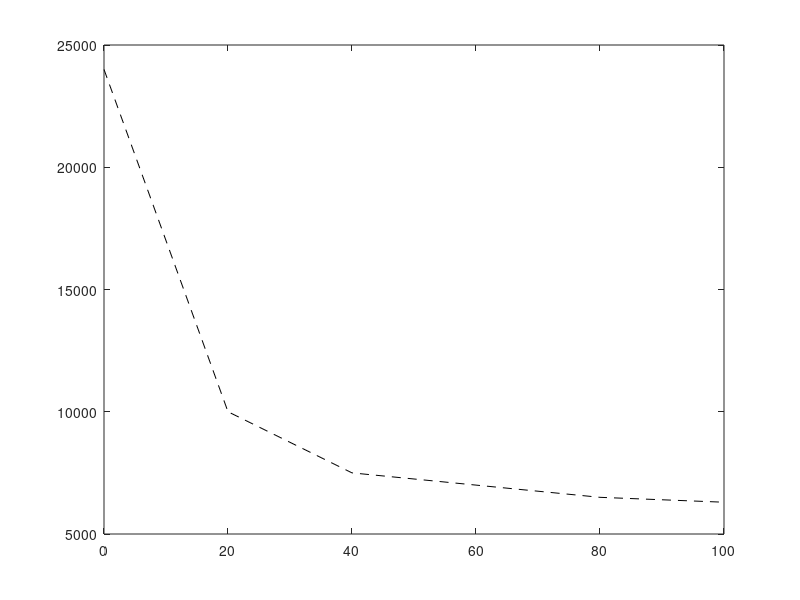

MATLAB code to generate this figure: (Note: this script raises an error after producing the figure.)
%Epoch
    epoch=[0 20 40 60 80 100];
    RBM =[24000;10000;7500;7000;6500;6300]';
    FRBM =[11000;6800;6200;5900;5700;5500]';
    FT2RBM =[9500;6250;5900;5500;5200;4900]';

    figure;
    p1=plot(epoch,RBM,'--k');
    p1.LineWidth = 1;
%     p1.Marker = 'o';
    hold on;

    p2=plot(epoch,FRBM,'--b');
    p2.LineWidth = 1;
%     p2.Marker = 's';
    hold on;

    p5=plot(epoch,FT2RBM,'--r');
    p5.LineWidth = 1;
%     p5.Marker = 'X';

    xlabel('epoch');
    ylabel('MSE');
    title('Number of Epoch');
    legend('RBM','FRBM','FT2RBM');
    RMSE=1;
    MSE=1;
    ARE=1;
    er=1;